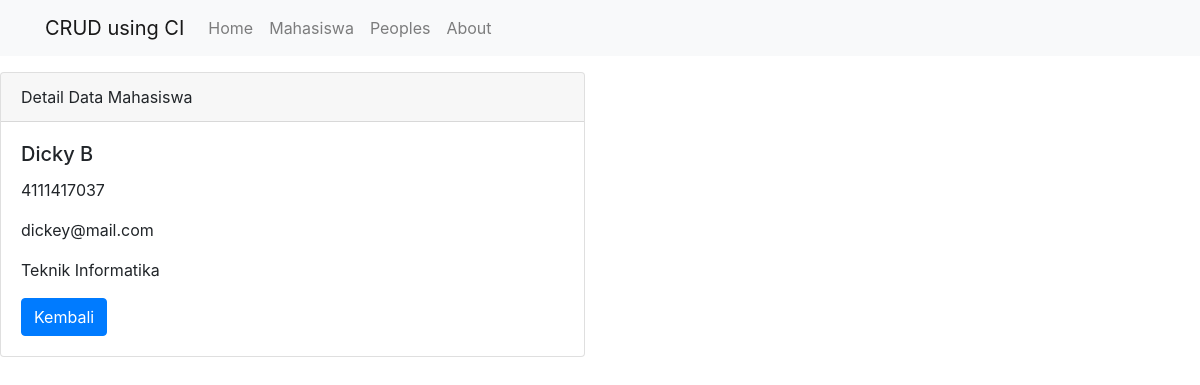
Page /mahasiswa/detail/6 on the committed database.
### tables this page shows
CREATE TABLE `mahasiswa` (
  `id` int(11) NOT NULL,
  `nama` varchar(100) NOT NULL,
  `nrp` varchar(100) NOT NULL,
  `email` varchar(100) NOT NULL,
  `jurusan` varchar(100) NOT NULL
);

### application/controllers/Mahasiswa.php (called while the page is built, shortened)
<?php
class Mahasiswa extends CI_Controller {
    public function __construct()
        {
            $this->load->model('Mahasiswa_model');
            $this->load->library('form_validation');
        }
    public function detail($id)
    {
        $data['judul'] = 'Detail Data Mahasiswa';
        $data['mahasiswa'] = $this->Mahasiswa_model->getMahasiswaById($id);
        $this->load->view('templates/header', $data);
        $this->load->view('mahasiswa/detail', $data);
        $this->load->view('templates/footer');
    }
}

### index.php (called while the page is built, shortened)
<?php
require_once BASEPATH.'core/CodeIgniter.php';

### application/models/Mahasiswa_model.php (called while the page is built, shortened)
<?php
class Mahasiswa_model extends CI_Model{
    public function getMahasiswaById($id)
    {
        return $this->db->get_where('mahasiswa', ['id'=>$id])->row_array();
    }
}

### application/views/mahasiswa/detail.php (the view, shortened to what this page needs)
<div class="row mt-3">
    <div class="col-md-6">
        <div class="card">
            <div class="card-header">
                Detail Data Mahasiswa
            </div>
            <div class="card-body">
                <h5 class="card-title"><?= $mahasiswa['nama']; ?></h5>
                <p class="card-text"><?= $mahasiswa['nrp']; ?></p>
                <p class="card-text"><?= $mahasiswa['email']; ?></p>
                <p class="card-text"><?= $mahasiswa['jurusan']; ?></p>
                <a href="<?= base_url(); ?>mahasiswa" class="btn btn-primary">Kembali</a>
            </div>
            </div>
        </div>
</div>

### rows in the picture
mahasiswa: nama "Dicky B", nrp "4111417037", email "dickey@mail.com", jurusan "Teknik Informatika"
